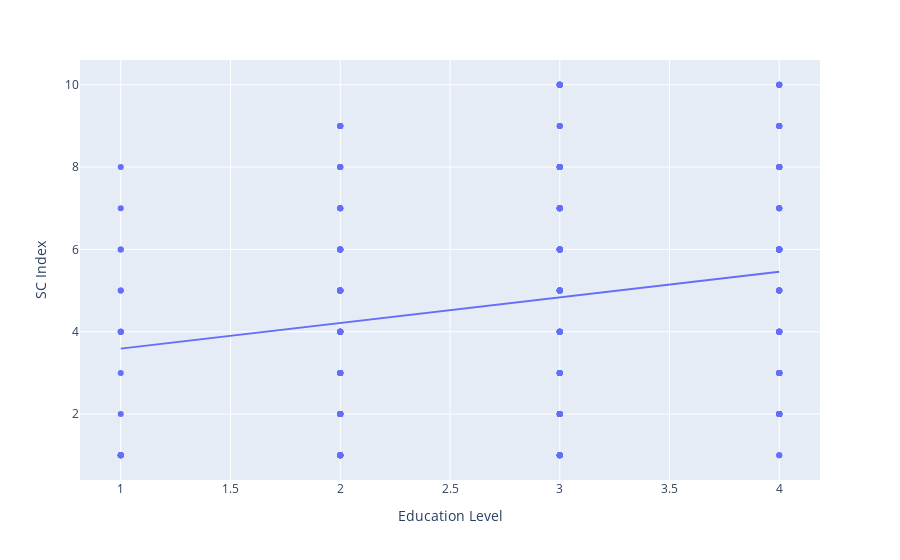

The notebook cell this image was saved under:
### Markdown cell above
The mean SCIndex increases with education level. Master's degree holders have the highest mean SCIndex of `5.35`, while High school graduates have the lowest mean SCIndex of `3.3`. The median SCIndex is similar across all education levels, with High school graduates having the lowest median SCIndex of `3.5`, and Master's and Doctorate degree holders having the highest median SCIndex of `5`. The standard deviation of SCIndex is highest for Master's degree holders, suggesting a wider range of SCIndex values for this education level. Overall, these results indicate that higher education levels are associated with higher SCIndex scores, reflecting a higher social status.

### Code cell
# Create a scatter plot to visualize the relationship between education levels and SCIndex scores
fig = px.scatter(social_climbers_df, x='EducLevel', y='SCIndex', trendline='ols')
fig.update_layout(xaxis_title='Education Level', yaxis_title='SC Index')
fig.show()

### Figure 1 — Plotly figure (JSON) as saved in the notebook; plotly's stock layout.template omitted (floating-point values rounded to 4 significant figures; data arrays with more than 128 entries replaced by an {"elided": "..."} marker saying what was removed)
{"data": [{"hovertemplate": "EducLevel=%{x}<br>SCIndex=%{y}<extra></extra>", "legendgroup": "", "marker": {"color": "#636efa", "symbol": "circle"}, "mode": "markers", "name": "", "orientation": "v", "showlegend": false, "type": "scatter", "x": {"elided": "274 int values"}, "xaxis": "x", "y": {"elided": "274 int values"}, "yaxis": "y"}, {"hovertemplate": "<b>OLS trendline</b><br>SCIndex = 0.622917 * EducLevel + 2.96713<br>R<sup>2</sup>=0.049211<br><br>EducLevel=%{x}<br>SCIndex=%{y} <b>(trend)</b><extra></extra>", "legendgroup": "", "marker": {"color": "#636efa", "symbol": "circle"}, "mode": "lines", "name": "", "showlegend": false, "type": "scatter", "x": {"elided": "274 int values"}, "xaxis": "x", "y": {"elided": "274 float values"}, "yaxis": "y"}], "layout": {"legend": {"tracegroupgap": 0}, "margin": {"t": 60}, "xaxis": {"anchor": "y", "domain": [0, 1], "title": {"text": "Education Level"}}, "yaxis": {"anchor": "x", "domain": [0, 1], "title": {"text": "SC Index"}}}}
